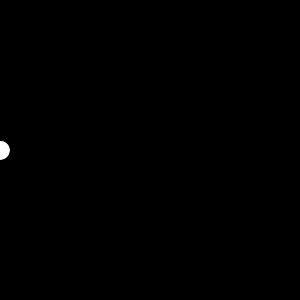
Frame 1 (no input)
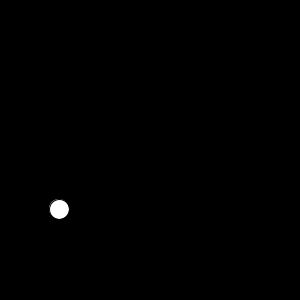
Frame 60 (the mouse pressed at the canvas centre just before this capture)
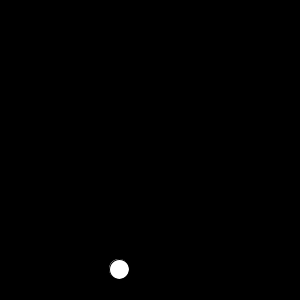
Frame 120 (the mouse held since frame 60 and released just before this capture)

The Processing sketch that drew these frames (run headless with seeded random() and noise(); from frame 60 on, the mouse is pressed at the canvas centre):

// Processing sketch: processing_83175
// ── processing_83175.pde

ball bob;
void setup()
{
  size(300, 300);
  smooth();
  bob=new ball();
}
void draw()
{
  background(0);
  bob.show();
  bob.move();
  bob.bounce();
}
class ball
{
  int x, y;
  boolean up, right;
  ball()
  {
    x=0;
    y=150;
    up=false;
    right=true;
  }
  void move()
  {
    if (right==true)
    {
      x++;
    }
    else
    {
      x--;
    }
    if (up==true)
    {
      y--;
    }
    else
    {
      y++;
    }
  }
  void bounce()
  {
    if (x<0)
    {
      right=true;
    }
    if (x>width)
    {
      right=false;
    }
    if (y<0)
    {
      up=false;
    }
    if (y>height)
    {
      up=true;
    }
  }
  void show()
  {
    fill(255);
    ellipse(x, y, 20, 20);
  }
}
